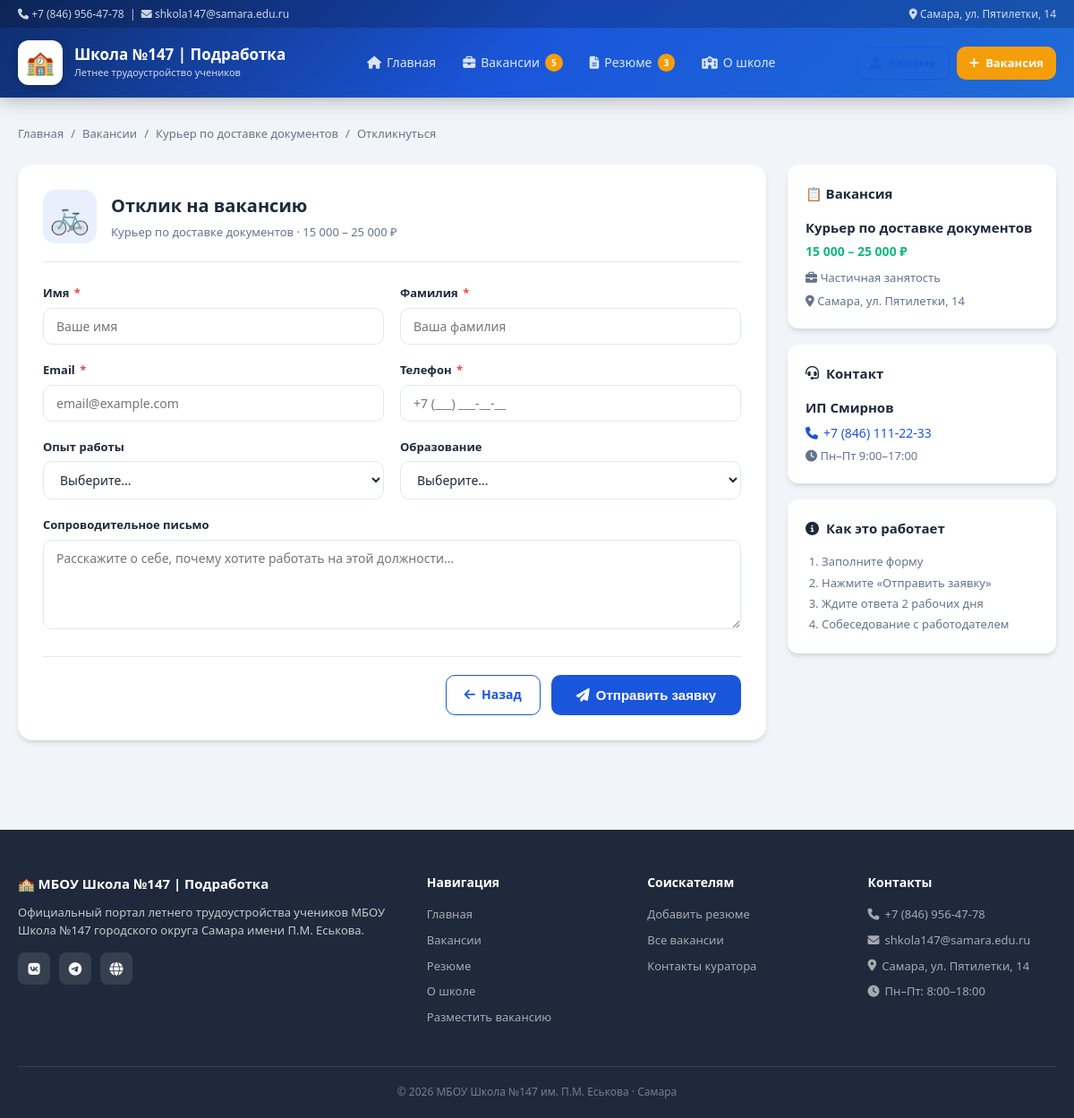
The page /vacancies/1/apply on the database its author committed.
### models.py (models this page shows, shortened)
class Vacancy(db.Model):
    __tablename__ = 'vacancies'
    id          = db.Column(db.Integer, primary_key=True)
    title       = db.Column(db.String(200), nullable=False)
    category    = db.Column(db.String(100), nullable=False)
    job_type    = db.Column(db.String(100), nullable=False)
    salary_from = db.Column(db.Integer, default=0)
    salary_to   = db.Column(db.Integer, default=0)
    location    = db.Column(db.String(200), default='Самара, ул. Пятилетки, 14')
    experience  = db.Column(db.String(100), default='По договорённости')
    education   = db.Column(db.String(200), default='По договорённости')
    description = db.Column(db.Text, nullable=False)
    duties      = db.Column(db.Text, nullable=False)
    requirements= db.Column(db.Text, nullable=False)
    conditions  = db.Column(db.Text, default='')
    contact_name= db.Column(db.String(150), default='')
    contact_phone=db.Column(db.String(50), default='')
    icon        = db.Column(db.String(10), default='📌')
    is_featured = db.Column(db.Boolean, default=False)
    is_active   = db.Column(db.Boolean, default=True)
    is_urgent   = db.Column(db.Boolean, default=False)
    is_new      = db.Column(db.Boolean, default=True)
    created_at  = db.Column(db.DateTime, default=datetime.utcnow)
    applications = db.relationship(
        'Application', backref='vacancy', lazy=True, cascade='all, delete-orphan'
    )
    @property
    def salary_display(self):
        if self.salary_from and self.salary_to:
            return f"{self.salary_from:,} – {self.salary_to:,} ₽".replace(',', ' ')
        elif self.salary_from:
            return f"от {self.salary_from:,} ₽".replace(',', ' ')
        return 'По договорённости'

### app.py (the view, shortened to what this page needs)
    @app.route('/vacancies/<int:vacancy_id>/apply', methods=['GET', 'POST'])
    def apply(vacancy_id):
        vacancy = Vacancy.query.get_or_404(vacancy_id)
        return render_template('apply.html', vacancy=vacancy)

### app.py (called while the page is built)
def create_app(config_name='default'):
    app = Flask(__name__)
    app.config.from_object(config[config_name])
    db.init_app(app)
    with app.app_context():
        db.create_all()
        seed_data()
    @app.context_processor
    def inject_globals():
        return {
            'vacancy_count': Vacancy.query.filter_by(is_active=True).count(),
            'resume_count':  Resume.query.filter_by(is_active=True).count(),
            'current_year':  datetime.utcnow().year,
        }
    @app.errorhandler(404)
    def not_found(e):
        return render_template('404.html'), 404
    @app.errorhandler(500)
    def server_error(e):
        return render_template('500.html'), 500
    register_routes(app)
    return app

### templates/apply.html (shortened to what this page needs)
{% extends 'base.html' %}  {% block content %}
<div class="container" style="padding-top: 30px; padding-bottom: 50px">
  <nav class="breadcrumb">
    <a href="{{ url_for('index') }}">Главная</a>
    <span>/</span>
    <a href="{{ url_for('vacancies') }}">Вакансии</a>
    <span>/</span>
    <a href="{{ url_for('vacancy_detail', vacancy_id=vacancy.id) }}"
      >{{ vacancy.title }}</a
    >
    <span>/</span>
    <span>Откликнуться</span>
  </nav>
  <div class="form-layout">
    <div class="form-main">
      <div class="form-card">
        <div class="form-card__header">
          <div class="form-card__icon">{{ vacancy.icon }}</div>
          <div>
            <h1 class="form-card__title">Отклик на вакансию</h1>
            <div class="form-card__sub">
              {{ vacancy.title }} · {{ vacancy.salary_display }}
            </div>
          </div>
        </div>
        <form
          method="post"
          action="{{ url_for('apply', vacancy_id=vacancy.id) }}"
          novalidate
        >
          <div class="form-grid">
            <div class="form-group">
              <label class="form-label">Имя <span class="req">*</span></label>
              <input
                class="form-input"
                type="text"
                name="first_name"
                required
                placeholder="Ваше имя"
              />
            </div>
            <div class="form-group">
              <label class="form-label"
                >Фамилия <span class="req">*</span></label
              >
              <input
                class="form-input"
                type="text"
                name="last_name"
                required
                placeholder="Ваша фамилия"
              />
            </div>
            <div class="form-group">
              <label class="form-label">Email <span class="req">*</span></label>
              <input
                class="form-input"
                type="email"
                name="email"
                required
                placeholder="email@example.com"
              />
            </div>
            <div class="form-group">
              <label class="form-label"
                >Телефон <span class="req">*</span></label
              >
              <input
                class="form-input"
                type="tel"
                name="phone"
                required
                placeholder="+7 (___) ___-__-__"
              />
            </div>
            <div class="form-group">
              <label class="form-label">Опыт работы</label>
              <select class="form-select" name="experience">
                <option value="">Выберите...</option>
              </select>
            </div>
            <div class="form-group">
              <label class="form-label">Образование</label>
              <select class="form-select" name="education">
                <option value="">Выберите...</option>
              </select>
            </div>
            <div class="form-group form-group--full">
              <label class="form-label">Сопроводительное письмо</label>
              <textarea
                class="form-input form-input--textarea"
                name="cover_letter"
                placeholder="Расскажите о себе, почему хотите работать на этой должности..."
              ></textarea>
            </div>
          </div>
          <div class="form-actions">
            <a
              href="{{ url_for('vacancy_detail', vacancy_id=vacancy.id) }}"
              class="btn btn--outline"
            >
              <i class="fas fa-arrow-left"></i> Назад
            </a>
            <button type="submit" class="btn btn--primary btn--lg">
              <i class="fas fa-paper-plane"></i> Отправить заявку
            </button>
          </div>
        </form>
      </div>
    </div>
    <aside class="form-sidebar">
      <div class="sidebar-card">
        <h3 class="sidebar-card__title">📋 Вакансия</h3>
        <div class="sidebar-vac-info">
          <div class="sidebar-vac-info__title">{{ vacancy.title }}</div>
          <div class="sidebar-vac-info__salary">
            {{ vacancy.salary_display }}
          </div>
          <div class="sidebar-vac-info__meta">
            <span><i class="fas fa-briefcase"></i> {{ vacancy.job_type }}</span>
            <span
              ><i class="fas fa-map-marker-alt"></i> {{ vacancy.location
              }}</span
            >
          </div>
        </div>
      </div>
      {% if vacancy.contact_name %}
      <div class="sidebar-card">
        <h3 class="sidebar-card__title">
          <i class="fas fa-headset"></i> Контакт
        </h3>
        <div class="contact-info">
          <div class="contact-info__name">{{ vacancy.contact_name }}</div>
          <div class="contact-info__phone">
            <i class="fas fa-phone"></i> {{ vacancy.contact_phone }}
          </div>
          <div class="contact-info__hours">
            <i class="fas fa-clock"></i> Пн–Пт 9:00–17:00
          </div>
        </div>
      </div>
      {% endif %}
      <div class="sidebar-card">
        <h3 class="sidebar-card__title">
          <i class="fas fa-info-circle"></i> Как это работает
        </h3>
        <ol
          style="
            padding-left: 18px;
            font-size: 13px;
            color: var(--gray);
            line-height: 1.8;
          "
        >
          <li>Заполните форму</li>
          <li>Нажмите «Отправить заявку»</li>
          <li>Ждите ответа 2 рабочих дня</li>
          <li>Собеседование с работодателем</li>
        </ol>
      </div>
    </aside>
  </div>
</div>
{% endblock %}

### static/css/style.css (style rules this page uses)
:root { --primary: #1a56db; --primary-dark: #1341a8; --primary-light: #e8f0fe; --accent: #f59e0b; --accent-dark: #d97706; --success: #10b981; --danger: #ef4444; --dark: #1e293b; --gray: #64748b; --light: #f1f5f9; --border: #e2e8f0; --white: #ffffff; --radius: 12px; --radius-lg: 16px; --shadow: 0 4px 6px -1px rgba(0, 0, 0, 0.1), 0 2px 4px -1px rgba(0, 0, 0, 0.06); --shadow-lg: 0 10px 15px -3px rgba(0, 0, 0, 0.1), 0 4px 6px -2px rgba(0, 0, 0, 0.05); --shadow-xl: 0 20px 25px -5px rgba(0, 0, 0, 0.1), 0 10px 10px -5px rgba(0, 0, 0, 0.04); }
*, *::before, *::after { box-sizing: border-box; margin: 0; padding: 0; }
html { scroll-behavior: smooth; }
body { font-family: "Segoe UI", system-ui, -apple-system, sans-serif; background: var(--light); color: var(--dark); line-height: 1.6; font-size: 15px; }
a { color: var(--primary); text-decoration: none; }
.container { max-width: 1200px; margin: 0 auto; padding: 0 20px; }
.btn { display: inline-flex; align-items: center; gap: 7px; padding: 10px 20px; border-radius: 10px; font-size: 14px; font-weight: 600; cursor: pointer; border: none; transition: all 0.2s; text-decoration: none; white-space: nowrap; }
.btn--primary { background: var(--primary); color: white; }
.btn--outline { background: transparent; color: var(--primary); border: 1.5px solid var(--primary); }
.btn--lg { padding: 13px 28px; font-size: 15px; }
.form-input { width: 100%; border: 1.5px solid var(--border); border-radius: 10px; padding: 10px 14px; font-size: 14px; outline: none; transition: border-color 0.2s, box-shadow 0.2s; color: var(--dark); background: white; font-family: inherit; }
.form-input--textarea { resize: vertical; min-height: 100px; }
.form-select { width: 100%; border: 1.5px solid var(--border); border-radius: 10px; padding: 10px 14px; font-size: 14px; outline: none; cursor: pointer; background: white; color: var(--dark); font-family: inherit; transition: border-color 0.2s; }
.form-label { display: block; font-size: 13px; font-weight: 600; color: var(--dark); margin-bottom: 6px; }
.req { color: var(--danger); margin-left: 2px; }
.form-grid { display: grid; grid-template-columns: 1fr 1fr; gap: 18px; }
.form-group--full { grid-column: 1/-1; }
.form-actions { display: flex; gap: 12px; justify-content: flex-end; margin-top: 24px; padding-top: 20px; border-top: 1px solid var(--border); }
.sidebar-card { background: white; border-radius: var(--radius); padding: 20px; box-shadow: var(--shadow); }
.sidebar-card__title { font-size: 15px; font-weight: 700; color: var(--dark); margin-bottom: 14px; display: flex; align-items: center; gap: 8px; }
.contact-info__name { font-size: 15px; font-weight: 700; color: var(--dark); margin-bottom: 6px; }
.contact-info__phone { display: flex; align-items: center; gap: 6px; font-size: 14px; color: var(--primary); margin-bottom: 4px; }
.contact-info__hours { font-size: 13px; color: var(--gray); margin-top: 4px; }
.form-layout { display: grid; grid-template-columns: 1fr 300px; gap: 24px; align-items: start; }
.form-sidebar { display: flex; flex-direction: column; gap: 18px; position: sticky; top: 90px; }
.form-card { background: white; border-radius: var(--radius-lg); padding: 28px; box-shadow: var(--shadow); }
.form-card__header { display: flex; align-items: center; gap: 16px; margin-bottom: 24px; padding-bottom: 20px; border-bottom: 1px solid var(--border); }
.form-card__icon { font-size: 36px; background: var(--primary-light); width: 60px; height: 60px; border-radius: 14px; display: flex; align-items: center; justify-content: center; flex-shrink: 0; }
.form-card__title { font-size: 20px; font-weight: 700; color: var(--dark); }
.form-card__sub { font-size: 13px; color: var(--gray); margin-top: 3px; }
.sidebar-vac-info__title { font-size: 15px; font-weight: 700; color: var(--dark); margin-bottom: 4px; }
.sidebar-vac-info__salary { font-size: 14px; font-weight: 700; color: var(--success); margin-bottom: 8px; }
.sidebar-vac-info__meta { display: flex; flex-direction: column; gap: 5px; font-size: 13px; color: var(--gray); }
.breadcrumb { display: flex; align-items: center; gap: 8px; font-size: 13px; color: var(--gray); margin-bottom: 24px; flex-wrap: wrap; }
.breadcrumb a { color: var(--gray); }

### rows shown on the page
Vacancy: title "Курьер по доставке документов", icon "🚲", salary_display "15 000 – 25 000 ₽", job_type "Частичная занятость", location "Самара, ул. Пятилетки, 14", contact_name "ИП Смирнов", contact_phone "+7 (846) 111-22-33"

### other values the page prints
{{ vacancy_count }} "5"
{{ resume_count }} "3"
